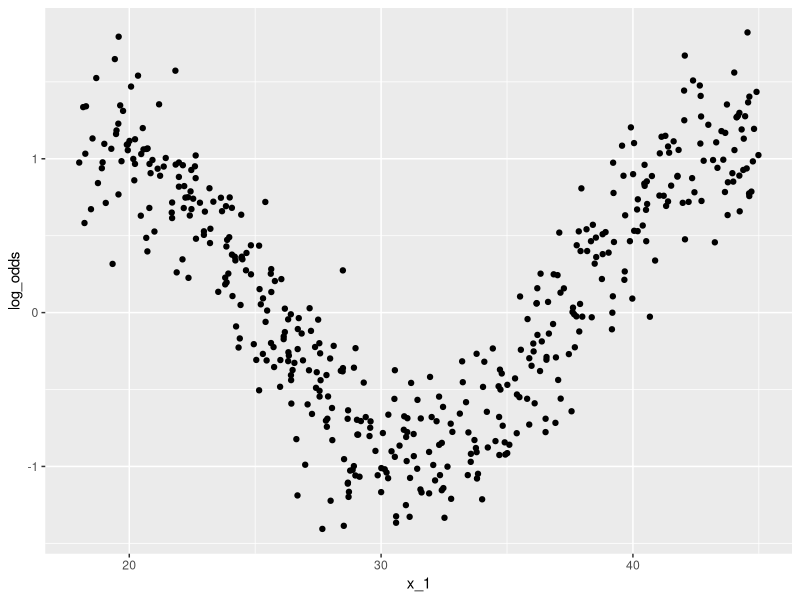
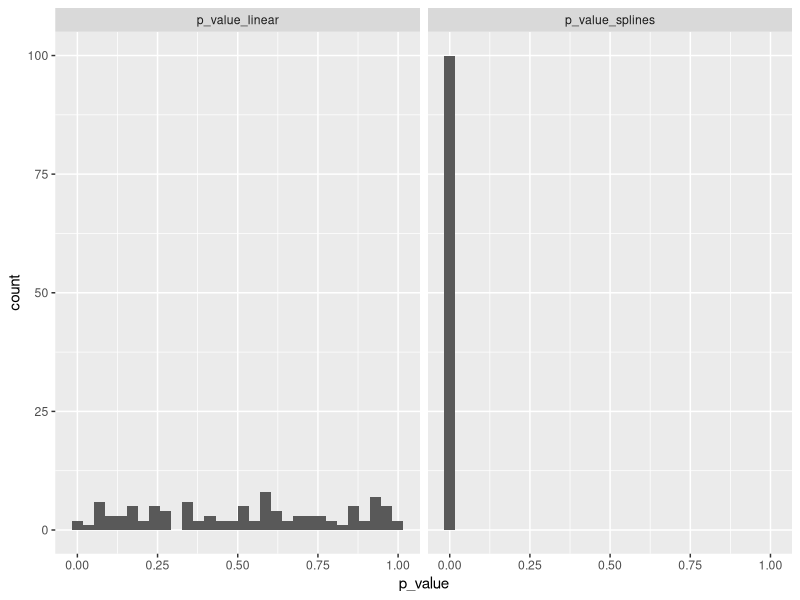
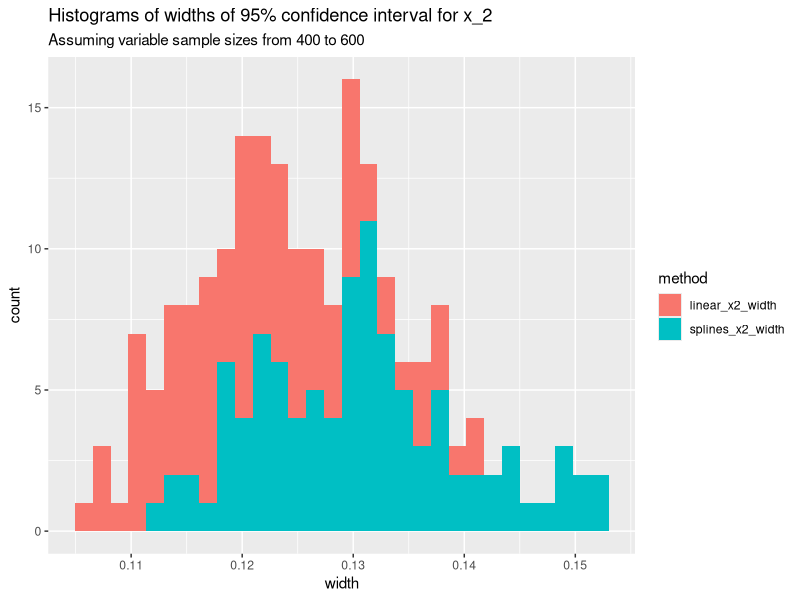
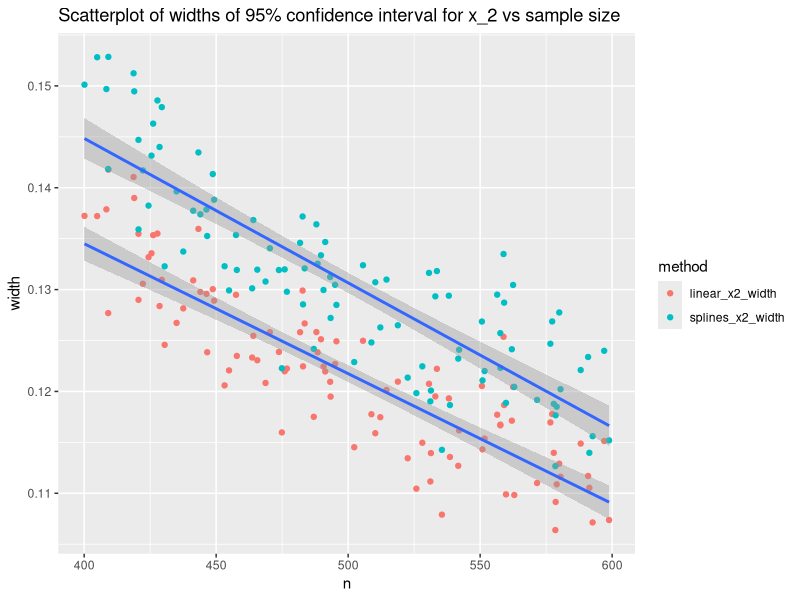

Write the R code that produced these figures, in order.
## ---- chunk 1
knitr::opts_chunk$set(echo = TRUE)
library(rms)
library(tidyverse)
## ---- chunk 2
set.seed(123)

number_of_iterations <- 100
simulated_data = tribble(
  ~iteration,
  seq(1, number_of_iterations, 1)
) %>%
  unnest(iteration) %>%
  group_by(iteration) %>%
  nest() %>%
  mutate(
    n = map_dbl(data, ~runif(1, 400, 600)),  # The sample size can be uncertain, based upon recruiting or dropout. Choosing sample size randomly can be an interesting way to incorporate your uncertainty about the final study results.
    fake_data = map(n, ~tibble(   x_1 = runif(., 18, 45),  # What does the covariate(s) distribution look like?
                                  x_2 = rnorm(., mean = 0, sd = 3),
                                  log_odds = 0.1 - 1 * sin(x_1 * 0.25) + 0.1 * x_2,  # How does linear predictor depend upon covariate(s)?
                                  id = seq(1, ., 1)) %>%
                              group_by(id) %>%  # Need to group by ID in order to simulate a single random variable for each observation
                              mutate(y = rbinom(1, size = 1, prob = arm::invlogit(log_odds)))
    )
  ) %>%
  select(-data)
## ---- chunk 3
simulated_data$fake_data[[1]] %>%
  ggplot(aes(x = x_1, y = log_odds)) +
  geom_point()
## ---- chunk 4
fits <- simulated_data %>%
  mutate(
    linear = map(fake_data, ~lrm(y ~ x_1 + x_2, data = .)),
    splines = map(fake_data, ~lrm(y ~ rcs(x_1, 5) + x_2, data = .)),
    anova_linear = map(linear, ~anova(.)),
    anova_splines = map(splines, ~anova(.)),
    p_value_linear = map_dbl(anova_linear, ~.[1, 3]),
    p_value_splines = map_dbl(anova_splines, ~.[1, 3])
)
## ---- chunk 5
fits %>%
  select(iteration, contains("p_val")) %>%
  group_by(iteration) %>%
  gather(method, p_value, -iteration) %>%
  ggplot(aes(x = p_value)) +
  geom_histogram() +
  facet_wrap(~ method)
## ---- chunk 6
fits %>%
  select(iteration, contains("p_valu")) %>%
  gather(method, p_value, -iteration) %>%
  mutate(reject = if_else(p_value < 0.05, 1, 0)) %>%
  group_by(method) %>%
  summarise(power = mean(reject))
## ---- chunk 7
a = fits %>%
  mutate(linear_x2_width = map_dbl(linear, ~summary(., x_1 = c(25, 30, 35), x_2 = c(0, 0, 1))["x_2", c("Lower 0.95", "Upper 0.95")] %>% 
                              diff() %>% 
                              abs()),
         splines_x2_width = map_dbl(splines, ~summary(., x_1 = c(25, 30, 35), x_2 = c(0, 0, 1))["x_2", c("Lower 0.95", "Upper 0.95")] %>% 
                              diff() %>% 
                              abs())
         )

a %>%
  select(iteration, contains("width")) %>%
  gather(method, width, -iteration) %>%
  ggplot(aes(x = width)) +
  geom_histogram(aes(fill = method)) +
  labs(
    title = "Histograms of widths of 95% confidence interval for x_2",
    subtitle = "Assuming variable sample sizes from 400 to 600"
  )
## ---- chunk 8
a %>%
  select(iteration, n, contains("width")) %>%
  gather(method, width, -iteration, -n) %>%
  ggplot(aes(x = n, y = width, group = method)) +
  geom_point(aes(color = method)) +
  geom_smooth(method = "lm") +
  labs(
    title = "Scatterplot of widths of 95% confidence interval for x_2 vs sample size"
  )
